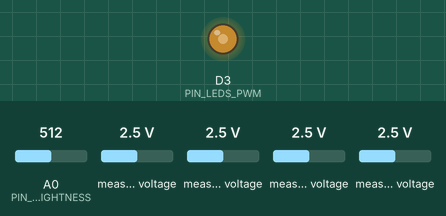
This program was run on a simulated ESP8266 (NodeMCU). Shown: output pins drawn as LEDs (lit = HIGH). The test bench sets the inputs (shaded band); at power-on: A0 (PIN_LEDS_BRIGHTNESS) = 512, measured voltage 2.5 V. WiFi joins after 1.5 s; servers stay silent unless stated; what the program prints to the serial monitor is not drawn.

Above: at 3.2 s.
3.3 s: A0 (PIN_LEDS_BRIGHTNESS) set to 716
At 4.3 s:
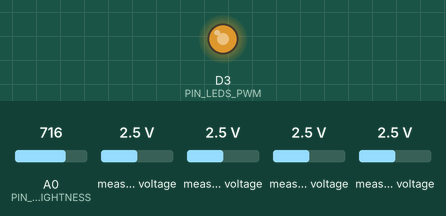
5.0 s: A0 (PIN_LEDS_BRIGHTNESS) set to 992
At 5.6 s:
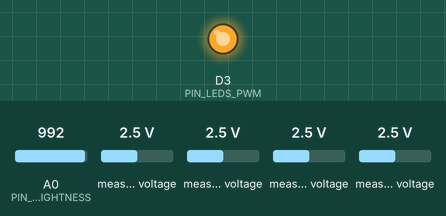
6.5 s: A0 (PIN_LEDS_BRIGHTNESS) set to 30
At 7.0 s:
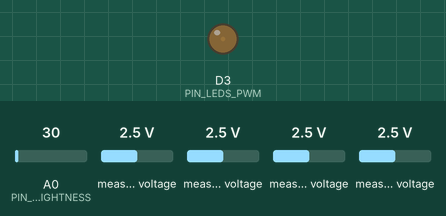
Timing chart, 0 to 9.5 s (numbered marks = the images above; inputs shaded):
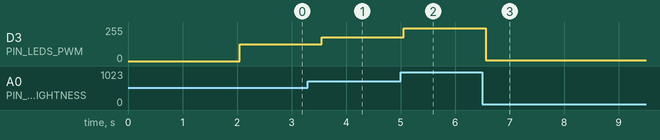

The program:

main.cpp
```cpp
#include <Arduino.h>
#include "page.h"
#include <SPI.h>
#include <ESP8266WiFi.h>
#include <ESPAsyncTCP.h>
#include <ESPAsyncWebServer.h>
//#include <ESP8266WebServer.h>
#include <Adafruit_ADS1X15.h>

const uint8_t PIN_ADS_SCL = D1;
const uint8_t PIN_ADS_SDA = D2;
const uint8_t PIN_LEDS_PWM = D3;
const uint8_t PIN_LEDS_BRIGHTNESS = A0;

uint32_t ledTimer = 0;
uint32_t ledTimerDelay = 500;

Adafruit_ADS1115 ads;
float adc0, adc1, adc2, adc3;
float k = 0.1;  // коэффициент фильтрации, 0.0-1.0
uint32_t adcTimer = 0;
uint32_t adcTimerDelay = 4;

const char* ssid     = "MyHomeWifi";
const char* password = "impulse24";
AsyncWebServer server(80);
AsyncWebSocket ws("/ws");
uint32_t clientId = 0;
uint32_t notifyTimer = 0;
uint32_t notifyTimerDelay = 80;

float expRunningAverage(float newVal, float oldVal) {
  oldVal += (newVal - oldVal) * k;
  return oldVal;
}

void notifyClient() {
  ws.text(clientId, "{\"e0\":" + String((int)adc0) + ",\"e1\":" + String((int)adc1) + ",\"e2\":" + String((int)adc2) + ",\"e3\":" + String((int)adc3) + "}");
}

void handleWebSocketMessage(void *arg, uint8_t *data, size_t len) {
  /*AwsFrameInfo *info = (AwsFrameInfo*)arg;
  if (info->final && info->index == 0 && info->len == len && info->opcode == WS_TEXT) {
    data[len] = 0;
    if (strcmp((char*)data, "toggle") == 0) {
      //ledState = !ledState;
      notifyClients();
    }
  }*/
}

void onEvent(AsyncWebSocket *server, AsyncWebSocketClient *client, AwsEventType type,
             void *arg, uint8_t *data, size_t len) {
    switch (type) {
      case WS_EVT_CONNECT:
        Serial.printf("WebSocket client #%u connected from %s\n", client->id(), client->remoteIP().toString().c_str());
        clientId = client->id();
        break;
      case WS_EVT_DISCONNECT:
        Serial.printf("WebSocket client #%u disconnected\n", client->id());
        break;
      case WS_EVT_DATA:
        //handleWebSocketMessage(arg, data, len);
        //break;
      case WS_EVT_PONG:
      case WS_EVT_ERROR:
        break;
  }
}

void initWebSocket() {
  ws.onEvent(onEvent);
  server.addHandler(&ws);
}

String processor(const String& var){
  return String();
}

void onIndex(AsyncWebServerRequest *request) {
  request->send_P(200, "text/html", index_html, processor);
}

void setup() {
  Serial.begin(115200);
  delay(10);
  Serial.println('\n');

  analogWriteFreq(10000);
  analogWriteRange(1024);

  ads.setGain(GAIN_ONE);
  ads.setDataRate(RATE_ADS1115_860SPS);
  if (!ads.begin()) {
    Serial.println("Failed to initialize ADS.");
    while (1);
  }

  WiFi.begin(ssid, password);
  Serial.print("Connecting to ");
  Serial.println(ssid);

  while (WiFi.status() != WL_CONNECTED) {
    delay(1000);
    Serial.print('.');
  }

  Serial.print("Connected! IP: ");
  Serial.println(WiFi.localIP());

  initWebSocket();

  //server.on("/", onIndex);
  server.begin();
}

void loop() {
  if (millis() >= adcTimer) {
    adcTimer = millis() + adcTimerDelay;
    adc0 = expRunningAverage((float)ads.readADC_SingleEnded(0), adc0);
    adc1 = expRunningAverage((float)ads.readADC_SingleEnded(1), adc1);
    adc2 = expRunningAverage((float)ads.readADC_SingleEnded(2), adc2);
    adc3 = expRunningAverage((float)ads.readADC_SingleEnded(3), adc3);
  }

  if (millis() > notifyTimer) {
    notifyTimer = millis() + notifyTimerDelay;
    notifyClient();
  }

  if (millis() > ledTimer) {
    ledTimer = millis() + ledTimerDelay;
    analogWrite(PIN_LEDS_PWM, analogRead(PIN_LEDS_BRIGHTNESS));
  }

  ws.cleanupClients();
  //server.handleClient();
}
```

page.h
```cpp
#include <Arduino.h>

const char index_html[] PROGMEM = R"rawliteral(
<!DOCTYPE HTML>
<html>
<head>
  <title>EyeTracker</title>
  <script type="text/javascript" src="http://localhost:8080/eyeTracker.js"></script>
</head>
<body>
<div style="width: 100%; height: 100%" id="body"></div>
</body>
</html>
)rawliteral";
```

Measured:
- after the input at 3.3 s, D3 (PIN_LEDS_PWM): 127/255 → 178/255 after 0.25 s
- after the input at 5.0 s, D3 (PIN_LEDS_PWM): 178/255 → 247/255 after 0.06 s
- after the input at 6.5 s, D3 (PIN_LEDS_PWM): 247/255 → 7/255 after 0.06 s
